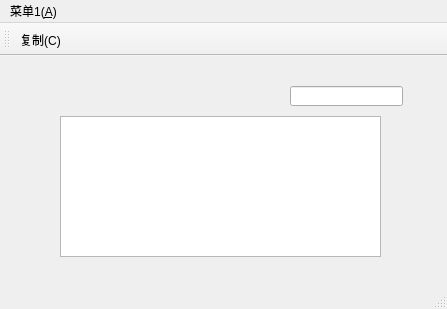
<?xml version="1.0" encoding="UTF-8"?>
<ui version="4.0">
 <class>MainWindow</class>
 <widget class="QMainWindow" name="MainWindow">
  <property name="geometry">
   <rect>
    <x>0</x>
    <y>0</y>
    <width>447</width>
    <height>309</height>
   </rect>
  </property>
  <property name="windowTitle">
   <string>MainWindow</string>
  </property>
  <widget class="QWidget" name="centralWidget">
   <widget class="QLineEdit" name="lineEdit">
    <property name="geometry">
     <rect>
      <x>290</x>
      <y>30</y>
      <width>113</width>
      <height>20</height>
     </rect>
    </property>
   </widget>
   <widget class="QTextEdit" name="textEdit">
    <property name="geometry">
     <rect>
      <x>60</x>
      <y>60</y>
      <width>321</width>
      <height>141</height>
     </rect>
    </property>
   </widget>
  </widget>
  <widget class="QMenuBar" name="menuBar">
   <property name="geometry">
    <rect>
     <x>0</x>
     <y>0</y>
     <width>447</width>
     <height>17</height>
    </rect>
   </property>
   <widget class="QMenu" name="menu_1_A">
    <property name="title">
     <string>菜单1(&amp;A)</string>
    </property>
    <addaction name="action_C"/>
   </widget>
   <addaction name="menu_1_A"/>
  </widget>
  <widget class="QToolBar" name="mainToolBar">
   <attribute name="toolBarArea">
    <enum>TopToolBarArea</enum>
   </attribute>
   <attribute name="toolBarBreak">
    <bool>false</bool>
   </attribute>
   <addaction name="action_C"/>
  </widget>
  <widget class="QStatusBar" name="statusBar"/>
  <action name="action_C">
   <property name="text">
    <string>复制(&amp;C)</string>
   </property>
  </action>
 </widget>
 <layoutdefault spacing="6" margin="11"/>
 <resources/>
 <connections/>
</ui>
